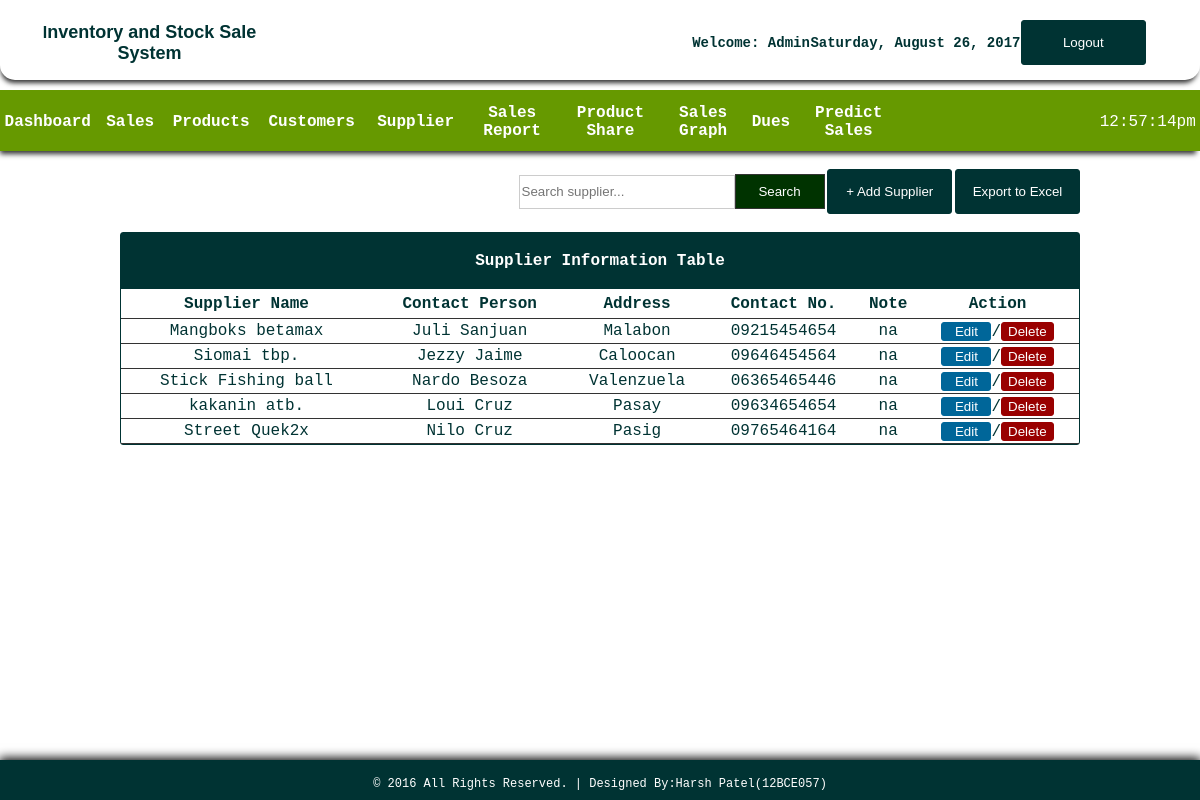
The app's page /supplier.php (signed in) with its own data.
### tables this page shows
CREATE TABLE IF NOT EXISTS `supplier` (
`id` int(11) NOT NULL,
  `suppliername` varchar(100) NOT NULL,
  `contactperson` varchar(100) NOT NULL,
  `address` varchar(100) NOT NULL,
  `contactno` varchar(11) NOT NULL,
  `note` varchar(200) NOT NULL
);

### supplier.php (the view, shortened to what this page needs)
<!DOCTYPE html PUBLIC "-//W3C//DTD XHTML 1.0 Transitional//EN" "http://www.w3.org/TR/xhtml1/DTD/xhtml1-transitional.dtd">
<html xmlns="http://www.w3.org/1999/xhtml">
<head>
</head>
<link rel="stylesheet" type="text/css" href="css/css1.css">
<body>
<div id="container">
<div id="header">
<table cellspacing="0" width="100%" border="0" cellpadding="20px">
<tr>
	<td width="56%">
    <table width="41%" border="0" cellspacing="0" cellpadding="0">
	  <tr>
	    <th scope="col"><font face="Arial" style =size="25px";">I<span style="font-size: 18px;">nventory and Stock Sale System </span></font></th>
	    </tr>
	  </table></td>
    <td style="font-size:14px;">
      <table width="93%" border="0" cellspacing="0" cellpadding="0">
        <tr>
        	<th scope="col">Welcome: <?php echo $_SESSION['access'];?></th>
          	<th scope="col"><?php
			$Today = date('y:m:d',time());
			$new = date('l, F d, Y', strtotime($Today));
			echo $new;
			?></th>
          	<th scope="col" width="20px"><a href="logout.php">
            <input type="button" id="btnadd" value="Logout" align="middle" />
          	</a></th>
        </tr>
  </table></td>
    </tr>
</table>
</div>
<br><br><br><br><br>
<div id = "headnav">
<table width="100%" border="0" cellpadding="0" cellspacing="0">
<tr>
  <td width="1053" height="62">
  <table width="900" border="0" cellspacing="0" cellpadding="0">
    <tr>
      <th width="100" height="62" scope="col"><a href="index.php">Dashboard</a></th>
      <th width="80" scope="col"><a href="sales.php">Sales</a></th>
      <th width="100" scope="col"><a href="products.php">Products</a></th>
      <th width="120" scope="col"><a href="customers.php">Customers</a></th>
      <th width="110" scope="col"><a href="supplier.php">Supplier</a></th>
      <th width="112" scope="col"><a href="salesreport.php">Sales Report</a></th>
      <th width="120" scope="col"><a href="chart1.php">Product Share</a></th>
      <th width="100" scope="col"><a href="chart3.php">Sales Graph</a></th>
      <th width="60" scope="col"><a href="due.php">Dues</a></th>
      <th width="120" scope="col"><a href="predict.php">Predict Sales</a></th>
      </tr>
    </table>
      </td>
      <td width="13">
      <table border="0" cellspacing="0" cellpadding="0">
      	<tr>
        	<td align="left" style="color:#FFF">
            <?php
			$date_time=date("h:i:sa");
			echo $date_time;
			?>
            </td>
        </tr>
      </table>
      </td>
</tr>
</table>
</div>
<br>
<table width="80%" border="0" align="center" cellpadding="0" cellspacing="0">
      <tr>
        <td width="750" align="right">
        <form action="result_supplier.php" method="get" ecntype="multipart/data-form">
        <input type="text" name="query" style="border:1px solid #CCC; color: #333; width:210px; height:30px;" placeholder="Search supplier..." /><input type="submit" id="btnsearch" value="Search" name="search" />
        </form>
        </td>
         <td width="131" height="37">
        <a href="javascript:void(0)" onclick="toggle_visibility('popup-box1')"><input type="button" id="btnadd" value="+ Add Supplier" /></a>
        </td>
        <td width="50" align="right">
        <form action="exportsup.php" method="get" ecntype="multipart/data-form">
          <button type="submit" id="btnexp" name="export">Export to Excel </button>
        </form>
        </td>
      </tr>
    </table></th>
  <br>
  <tr>
    <td>
    <table border="0" cellpadding="0" cellspacing="0" align="center" width="80%" style="border:1px solid #033; color:#033; border-radius:3px;">
     <tr>
     <th colspan="6" align="center" height="55px" style="border-bottom:1px solid #033; background: #033; color:#FFF;"> Supplier Information Table</th>
    </tr>
      <tr height="30px">
        <th style="border-bottom:1px solid #333;"> Supplier Name </th>
        <th style="border-bottom:1px solid #333;"> Contact Person </th>
        <th style="border-bottom:1px solid #333;"> Address </th>
        <th style="border-bottom:1px solid #333;"> Contact No. </th>
        <th style="border-bottom:1px solid #333;"> Note </th>
        <th style="border-bottom:1px solid #333;"> Action </th>
      </tr>
       <?php
require('config.php');
$query="SELECT * FROM supplier";
$result=mysqli_query($db_link, $query);
while ($row=mysqli_fetch_array($result)){?>
      <tr align="center" style="height:25px">
      	<td style="border-bottom:1px solid #333;"> <?php echo $row['suppliername']; ?> </td>
        <td style="border-bottom:1px solid #333;"> <?php echo $row['contactperson']; ?> </td>
        <td style="border-bottom:1px solid #333;"> <?php echo $row['address']; ?> </td>
        <td style="border-bottom:1px solid #333;"> <?php echo $row['contactno']; ?> </td>
        <td style="border-bottom:1px solid #333;"> <?php echo $row['note']; ?> </td>
        <td style="border-bottom:1px solid #333;">
        <a href="edit_supplier.php?id=<?php echo md5($row['id']);?>"><input type="button" value="Edit" style="width:50px; height:20; color:#FFF; background:#069; border:1px solid #069; border-radius:3px;"></a>/<a href="delete_supplier.php?id=<?php echo md5($row['id']);?>"><input type="button" value="Delete" style="width:15; height:20; color:#FFF; background: #900; border:1px solid #900; border-radius:3px;"></a>
        </td>
      </tr>
   <?php
}?>
    </table>
  </td>
  </tr>
<br><br><br>
<div id="footer">
<table border="0" cellpadding="15px" align="center"; style="size: 12px; font-family: 'Courier New', Courier, monospace; color: #FFF; font-size: 12px;">
<tr>
	<td>
    &copy; 2016 All Rights Reserved.  |  Designed By:Harsh Patel(12BCE057)
    </td>
</tr>
</table>
</div>
</div>
</body>
</html>

### css/css1.css (style rules this page uses)
html { font-family: "Courier New", Courier, monospace; color: #033; height:100%; margin:0; padding:0; -webkit-background-size: cover; -moz-background-size: cover; -o-background-size: cover; background-size: cover; }
body { margin:0; font-size:16px; height:100%; margin:0; padding:0; }
#container { height:100px; width: auto; margin:0 auto; }
#header { box-shadow: -1px 5px 5px -2px #333333; position:fixed; width:100%; height:80px; border-radius:0px 0px 15px 15px; background-color:#FFF; }
#footer { clear: both; background: #033; height: 40px; width: 100%; position: fixed; left: 0px; bottom: 0px; text-align: center; box-shadow:0px -1px 10px 1px #000; }
#headnav { box-shadow: -2px 5px 5px -2px #333333; border-top:1px solid #690; padding:0px; clear:both; background: #690; height:60px; width:100%; }
#btnsearch { border:1px solid #333; background: #030; height:35px; width:90px; color: #FFF; font-family:"Lucida Sans Unicode", "Lucida Grande", sans-serif; }
#btnadd { border:1px solid #033; background: #033; border-radius:3px; height:45px; width:125px; color: #FFF; font-family:"Lucida Sans Unicode", "Lucida Grande", sans-serif; }
#btnexp { border:1px solid #033; background: #033; border-radius:3px; height:45px; width:125px; color: #FFF; font-family:"Lucida Sans Unicode", "Lucida Grande", sans-serif; }
a:link { color:#FFF; text-decoration: none; }
table { border-radius:3px; text-align: center; }

### records on screen
supplier: suppliername "Mangboks betamax", contactperson "Juli Sanjuan", address "Malabon", contactno "09215454654", note "na"
supplier: suppliername "Siomai tbp.", contactperson "Jezzy Jaime", address "Caloocan", contactno "09646454564", note "na"
supplier: suppliername "Stick Fishing ball", contactperson "Nardo Besoza", address "Valenzuela", contactno "06365465446", note "na"
supplier: suppliername "kakanin atb.", contactperson "Loui Cruz", address "Pasay", contactno "09634654654", note "na"
supplier: suppliername "Street Quek2x", contactperson "Nilo Cruz", address "Pasig", contactno "09765464164", note "na"

### other values on screen
$_SESSION['access'] "Admin"
